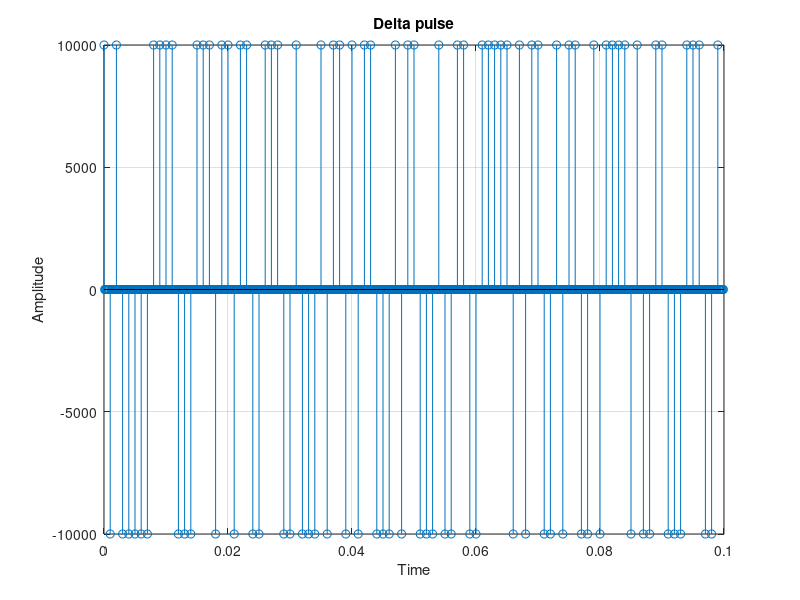

The MATLAB source for this figure: (Note: this script raises an error after producing the figure.)
clear; clc; close all;
% function for C.2 1
function [X] = bits_to_2PAM(b)
    for i = 1 : length(b)
        if b(i) == 0
            X(i) = 1;
        else 
            X(i) = -1;
        end
    end
end
%C.1
N = 100;

T = 10^(-3);
over = 10;
a = 0.5;
A = 4;

b = (sign(randn(N, 1)) + 1)/2;


%C.2 1 Call the function
X = bits_to_2PAM(b);

% C.2 2 
T_s = T / over;

X_delta = 1/T_s * upsample(X, over);

t_d = [0: T_s : (N * T) - T_s];

figure('Name','C.2 2 Draw X_delta');
stem(t_d, X_delta);
title('Delta pulse');
xlabel('Time');
ylabel('Amplitude');
grid on;

% C.2 3
[phi, t] = srrc_pulse(T, over, A, a);

X_t = conv(X_delta,phi)*T_s;
t_conv = [min(t_d) + min(t) : T_s : max(t_d) + max(t)];

figure('Name','C.2 3 Draw X_t');
plot(t_conv, X_t);
title('Conv Delta pulse with phi');
xlabel('Time');
ylabel('Amplitude');
grid on;

% C.2 4
% Create φ(-t)
phi_negative = phi(numel(phi):-1:1);
t_negative =  t(numel(t):-1:1);

Z = conv(X_t, phi_negative)*T_s;
t_z = [min(t_negative) + min(t_conv) : T_s : max(t_negative) + max(t_conv)];

kT = [0: N - 1] * T;

figure('Name','C.2 4 Draw Z_t');
plot(t_z, Z);
hold on;
title('Z(t)');
xlabel('Time');
ylabel('Amplitude');
grid on;
stem(kT, X);
hold off;







